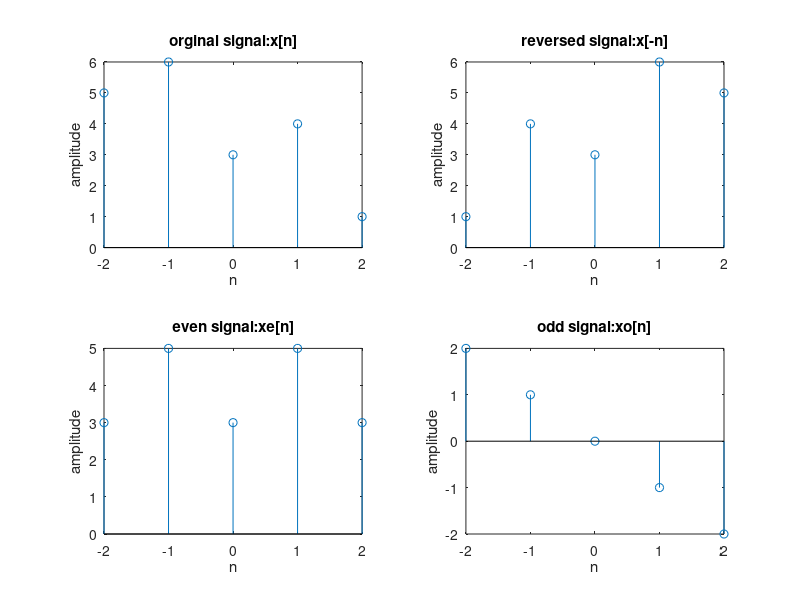

Write the MATLAB code that produced this figure.
clc;
clear all;
close all;
 
%plotting the original signal
x1=[-2 -1 0 1 2 ];
y1=[5 6 3 4 1];
subplot(2,2,1);
stem(x1,y1);
xlabel('n');
ylabel('amplitude');
title('orginal signal:x[n]');
 
%plotting the reversed signal
x2=fliplr(-x1);
y2=fliplr(y1);
subplot(2,2,2);
stem(x2,y2);
xlabel('n');
ylabel('amplitude');
title('reversed signal:x[-n]');
 
 
%equivalent the axis both signal
n=min(min(x1),min(x2)):1:max(max(x1),max(x2));
 
m1=zeros(1,length(n));
m2=zeros(1,length(n));
 
temp=1;
for(i=1:length(n))
    if(n(i)>=min(x1) & n(i)<=max(x1))
        m1(i)=y1(temp);
        temp=temp+1;
        
    else
        m1(i)=0;
    end
end
 
 
temp=1;
for(i=1:length(n))
    if(n(i)>=min(x2) & n(i)<=max(x2))
        m2(i)=y2(temp);
        temp=temp+1;
        
    else
        m2(i)=0;
    end
end
 
%equation of even and odd part of the signal
xe=0.5*(m1+m2);
xo=0.5*(m1-m2);
 
%plotting the even signal
subplot(2,2,3);
stem(n,xe);
xlabel('n');
ylabel('amplitude');
title('even signal:xe[n]');
 
 
%plotting the odd signal
subplot(2,2,4);
stem(n,xo);
xlabel('n');
ylabel('amplitude');
title('odd signal:xo[n]');